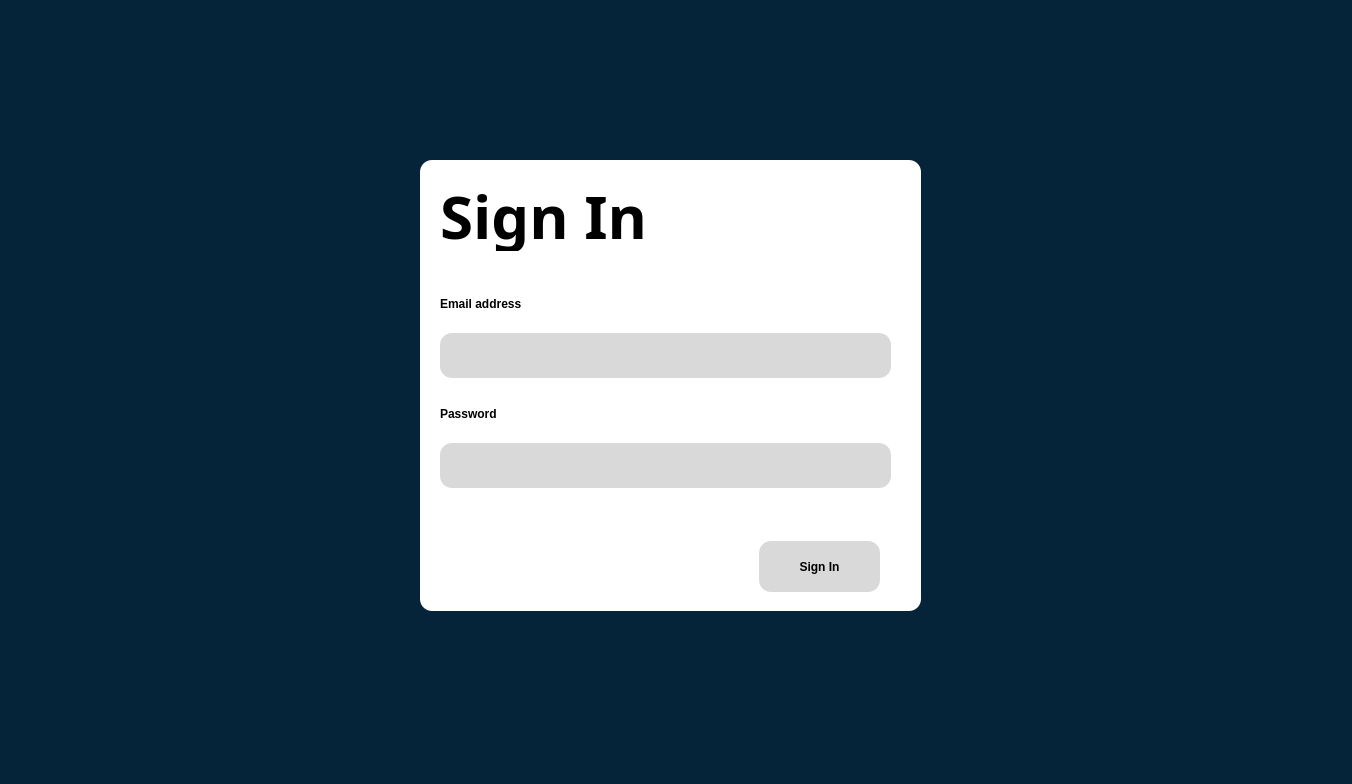
<?xml version="1.0" encoding="UTF-8"?>
<ui version="4.0">
 <class>SignIn</class>
 <widget class="QWidget" name="SignIn">
  <property name="geometry">
   <rect>
    <x>0</x>
    <y>0</y>
    <width>1352</width>
    <height>784</height>
   </rect>
  </property>
  <property name="font">
   <font>
    <family>Arial</family>
    <bold>true</bold>
   </font>
  </property>
  <property name="windowTitle">
   <string>Form</string>
  </property>
  <property name="styleSheet">
   <string notr="true">background-color: #052439;</string>
  </property>
  <widget class="QGroupBox" name="groupBox">
   <property name="geometry">
    <rect>
     <x>420</x>
     <y>160</y>
     <width>501</width>
     <height>451</height>
    </rect>
   </property>
   <property name="styleSheet">
    <string notr="true">background-color: #FFFFFF;
border-radius: 12px;</string>
   </property>
   <property name="title">
    <string/>
   </property>
   <widget class="QLabel" name="label">
    <property name="geometry">
     <rect>
      <x>20</x>
      <y>20</y>
      <width>231</width>
      <height>71</height>
     </rect>
    </property>
    <property name="styleSheet">
     <string notr="true">color: black;
font-size: 60px;
font-weight: bold; 
font-family: Robotto;
background-color: transparent;</string>
    </property>
    <property name="text">
     <string>Sign In</string>
    </property>
   </widget>
   <widget class="QPushButton" name="pushButton">
    <property name="geometry">
     <rect>
      <x>339</x>
      <y>381</y>
      <width>121</width>
      <height>51</height>
     </rect>
    </property>
    <property name="cursor">
     <cursorShape>OpenHandCursor</cursorShape>
    </property>
    <property name="styleSheet">
     <string notr="true">background-color: #D9D9D9;
color: black;
font-weight: 600;
</string>
    </property>
    <property name="text">
     <string>Sign In</string>
    </property>
   </widget>
   <widget class="QWidget" name="layoutWidget">
    <property name="geometry">
     <rect>
      <x>20</x>
      <y>120</y>
      <width>451</width>
      <height>98</height>
     </rect>
    </property>
    <layout class="QVBoxLayout" name="verticalLayout">
     <item>
      <widget class="QLabel" name="label_2">
       <property name="styleSheet">
        <string notr="true">background-color: transparent;
color: black;
font-weight: bold;</string>
       </property>
       <property name="text">
        <string>Email address</string>
       </property>
      </widget>
     </item>
     <item>
      <widget class="QLineEdit" name="lineEditEmail">
       <property name="styleSheet">
        <string notr="true">color: black;
background-color: #D9D9D9;
height: 45px;
font-size: 25px;</string>
       </property>
      </widget>
     </item>
    </layout>
   </widget>
   <widget class="QWidget" name="layoutWidget_4">
    <property name="geometry">
     <rect>
      <x>20</x>
      <y>230</y>
      <width>451</width>
      <height>98</height>
     </rect>
    </property>
    <layout class="QVBoxLayout" name="verticalLayout_2">
     <item>
      <widget class="QLabel" name="label_3">
       <property name="styleSheet">
        <string notr="true">background-color: transparent;
color: black;
font-weight: bold;</string>
       </property>
       <property name="text">
        <string>Password</string>
       </property>
      </widget>
     </item>
     <item>
      <widget class="QLineEdit" name="lineEditPassword">
       <property name="styleSheet">
        <string notr="true">color: black;
background-color: #D9D9D9;
height: 45px;
font-size: 25px;</string>
       </property>
       <property name="echoMode">
        <enum>QLineEdit::Password</enum>
       </property>
      </widget>
     </item>
    </layout>
   </widget>
  </widget>
 </widget>
 <tabstops>
  <tabstop>lineEditEmail</tabstop>
  <tabstop>lineEditPassword</tabstop>
  <tabstop>pushButton</tabstop>
 </tabstops>
 <resources/>
 <connections/>
</ui>
